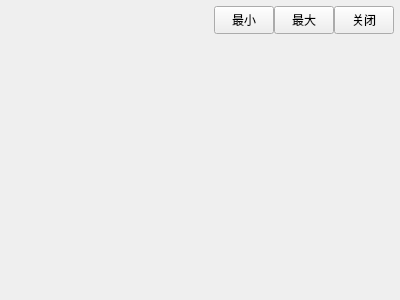
<?xml version="1.0" encoding="UTF-8"?>
<ui version="4.0">
 <class>Dialog</class>
 <widget class="QDialog" name="Dialog">
  <property name="geometry">
   <rect>
    <x>0</x>
    <y>0</y>
    <width>400</width>
    <height>300</height>
   </rect>
  </property>
  <property name="windowTitle">
   <string>Dialog</string>
  </property>
  <layout class="QVBoxLayout" name="verticalLayout">
   <property name="spacing">
    <number>0</number>
   </property>
   <property name="leftMargin">
    <number>0</number>
   </property>
   <property name="topMargin">
    <number>0</number>
   </property>
   <property name="rightMargin">
    <number>0</number>
   </property>
   <property name="bottomMargin">
    <number>0</number>
   </property>
   <item>
    <widget class="QWidget" name="titleBar" native="true">
     <property name="sizePolicy">
      <sizepolicy hsizetype="Preferred" vsizetype="Fixed">
       <horstretch>0</horstretch>
       <verstretch>0</verstretch>
      </sizepolicy>
     </property>
     <property name="minimumSize">
      <size>
       <width>0</width>
       <height>40</height>
      </size>
     </property>
     <layout class="QHBoxLayout" name="horizontalLayout_2">
      <property name="spacing">
       <number>0</number>
      </property>
      <property name="topMargin">
       <number>0</number>
      </property>
      <property name="rightMargin">
       <number>6</number>
      </property>
      <property name="bottomMargin">
       <number>0</number>
      </property>
      <item>
       <widget class="QLabel" name="labTitle">
        <property name="sizePolicy">
         <sizepolicy hsizetype="Expanding" vsizetype="Expanding">
          <horstretch>0</horstretch>
          <verstretch>0</verstretch>
         </sizepolicy>
        </property>
       </widget>
      </item>
      <item>
       <widget class="QWidget" name="widgetMenu" native="true">
        <property name="sizePolicy">
         <sizepolicy hsizetype="Preferred" vsizetype="Fixed">
          <horstretch>0</horstretch>
          <verstretch>0</verstretch>
         </sizepolicy>
        </property>
        <property name="maximumSize">
         <size>
          <width>16777215</width>
          <height>28</height>
         </size>
        </property>
        <layout class="QHBoxLayout" name="horizontalLayout">
         <property name="spacing">
          <number>0</number>
         </property>
         <property name="leftMargin">
          <number>0</number>
         </property>
         <property name="topMargin">
          <number>0</number>
         </property>
         <property name="rightMargin">
          <number>0</number>
         </property>
         <property name="bottomMargin">
          <number>0</number>
         </property>
         <item>
          <widget class="QPushButton" name="btnMenu_Min">
           <property name="sizePolicy">
            <sizepolicy hsizetype="Minimum" vsizetype="Expanding">
             <horstretch>0</horstretch>
             <verstretch>0</verstretch>
            </sizepolicy>
           </property>
           <property name="minimumSize">
            <size>
             <width>60</width>
             <height>0</height>
            </size>
           </property>
           <property name="maximumSize">
            <size>
             <width>60</width>
             <height>16777215</height>
            </size>
           </property>
           <property name="cursor">
            <cursorShape>ArrowCursor</cursorShape>
           </property>
           <property name="focusPolicy">
            <enum>Qt::NoFocus</enum>
           </property>
           <property name="toolTip">
            <string>最小化</string>
           </property>
           <property name="text">
            <string>最小</string>
           </property>
          </widget>
         </item>
         <item>
          <widget class="QPushButton" name="btnMenu_Max">
           <property name="sizePolicy">
            <sizepolicy hsizetype="Minimum" vsizetype="Expanding">
             <horstretch>0</horstretch>
             <verstretch>0</verstretch>
            </sizepolicy>
           </property>
           <property name="minimumSize">
            <size>
             <width>60</width>
             <height>0</height>
            </size>
           </property>
           <property name="maximumSize">
            <size>
             <width>60</width>
             <height>16777215</height>
            </size>
           </property>
           <property name="focusPolicy">
            <enum>Qt::NoFocus</enum>
           </property>
           <property name="text">
            <string>最大</string>
           </property>
          </widget>
         </item>
         <item>
          <widget class="QPushButton" name="btnMenu_Close">
           <property name="sizePolicy">
            <sizepolicy hsizetype="Minimum" vsizetype="Expanding">
             <horstretch>0</horstretch>
             <verstretch>0</verstretch>
            </sizepolicy>
           </property>
           <property name="minimumSize">
            <size>
             <width>60</width>
             <height>0</height>
            </size>
           </property>
           <property name="maximumSize">
            <size>
             <width>60</width>
             <height>16777215</height>
            </size>
           </property>
           <property name="cursor">
            <cursorShape>ArrowCursor</cursorShape>
           </property>
           <property name="focusPolicy">
            <enum>Qt::NoFocus</enum>
           </property>
           <property name="toolTip">
            <string>关闭</string>
           </property>
           <property name="text">
            <string>关闭</string>
           </property>
          </widget>
         </item>
        </layout>
       </widget>
      </item>
     </layout>
    </widget>
   </item>
   <item>
    <widget class="QWidget" name="widgetMain" native="true">
     <property name="sizePolicy">
      <sizepolicy hsizetype="Preferred" vsizetype="Expanding">
       <horstretch>0</horstretch>
       <verstretch>0</verstretch>
      </sizepolicy>
     </property>
    </widget>
   </item>
  </layout>
 </widget>
 <resources/>
 <connections/>
</ui>
